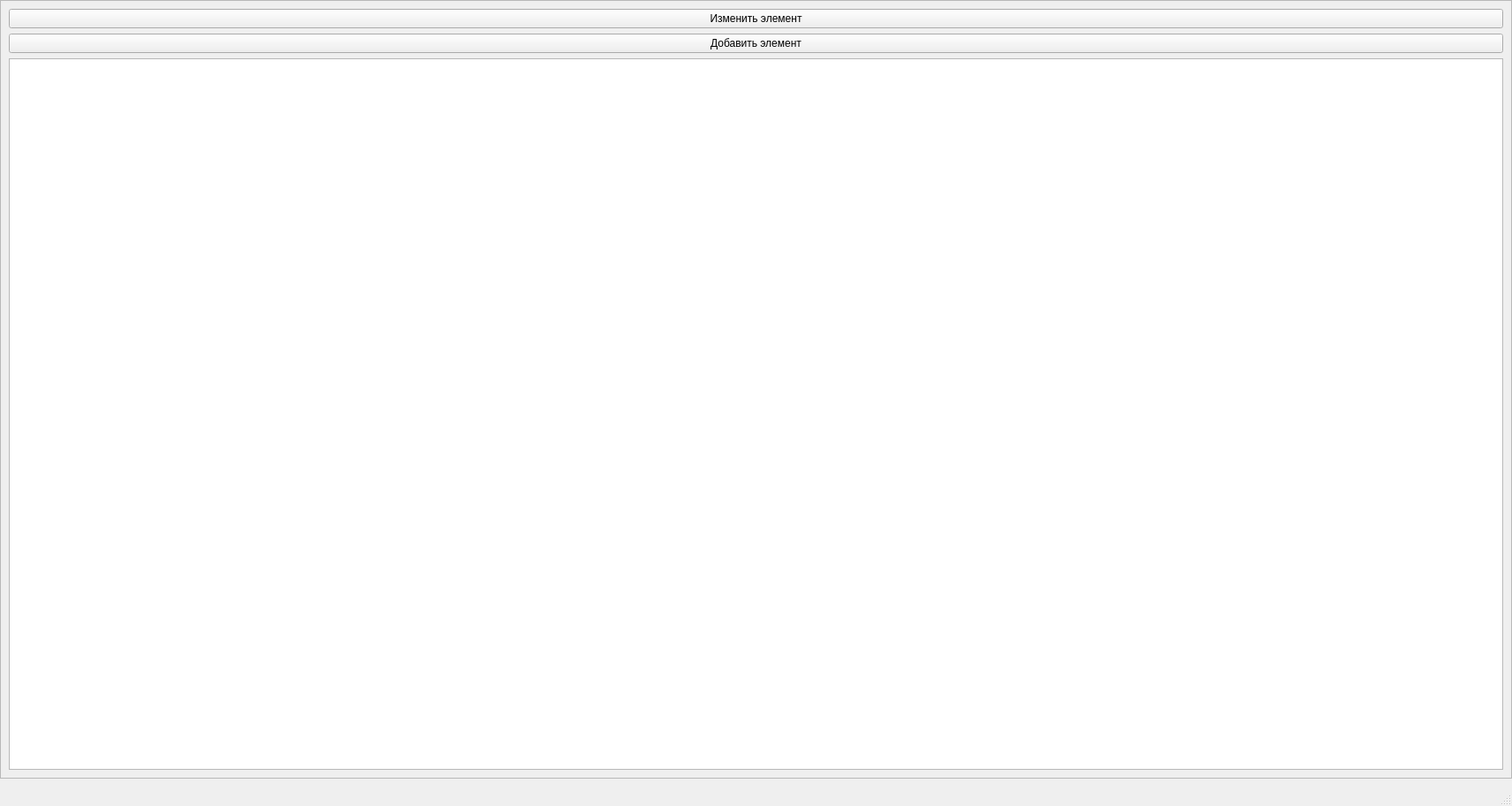
<?xml version="1.0" encoding="UTF-8"?>
<ui version="4.0">
 <class>MainWindow</class>
 <widget class="QMainWindow" name="MainWindow">
  <property name="geometry">
   <rect>
    <x>0</x>
    <y>0</y>
    <width>1711</width>
    <height>912</height>
   </rect>
  </property>
  <property name="windowTitle">
   <string>Информация о кофе</string>
  </property>
  <widget class="QWidget" name="centralwidget">
   <widget class="QFrame" name="frame">
    <property name="geometry">
     <rect>
      <x>0</x>
      <y>0</y>
      <width>1711</width>
      <height>881</height>
     </rect>
    </property>
    <property name="frameShape">
     <enum>QFrame::StyledPanel</enum>
    </property>
    <property name="frameShadow">
     <enum>QFrame::Raised</enum>
    </property>
    <layout class="QVBoxLayout" name="verticalLayout">
     <item>
      <widget class="QPushButton" name="changeButton">
       <property name="text">
        <string>Изменить элемент</string>
       </property>
      </widget>
     </item>
     <item>
      <widget class="QPushButton" name="addButton">
       <property name="text">
        <string>Добавить элемент</string>
       </property>
      </widget>
     </item>
     <item>
      <widget class="QTableWidget" name="coffeeTable">
       <property name="layoutDirection">
        <enum>Qt::LeftToRight</enum>
       </property>
       <property name="editTriggers">
        <set>QAbstractItemView::NoEditTriggers</set>
       </property>
       <property name="textElideMode">
        <enum>Qt::ElideMiddle</enum>
       </property>
       <attribute name="horizontalHeaderVisible">
        <bool>true</bool>
       </attribute>
      </widget>
     </item>
    </layout>
   </widget>
  </widget>
  <widget class="QMenuBar" name="menubar">
   <property name="geometry">
    <rect>
     <x>0</x>
     <y>0</y>
     <width>1711</width>
     <height>21</height>
    </rect>
   </property>
  </widget>
  <widget class="QStatusBar" name="statusbar"/>
 </widget>
 <resources/>
 <connections/>
</ui>
